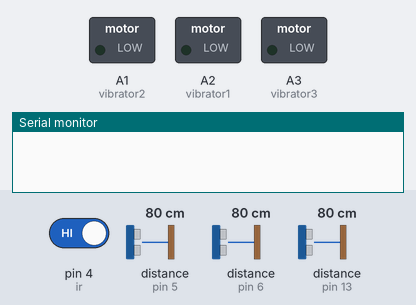
The sketch below on a simulated Arduino Nano, built with avr-gcc and run on an emulated ATmega328P. Parts: switched loads named in the sketch (green lamp = pin HIGH), the last lines printed to the serial monitor. Dashed ring = blinking. The test bench sets the inputs (shaded band); at power-on: pin 4 (ir) HIGH, distance to the obstacle (sensors on pin 5, pin 6, pin 13) 80 cm. The echo pulse lasts 58.3 µs per cm; pins used as bus, display or sensor lines are not drawn.

Above: at 1.2 s.
1.3 s: pin 4 (ir) driven LOW
2.8 s: distance to the obstacle (sensor on pin 5) set to 54 cm
4.3 s: distance to the obstacle (sensor on pin 5) set to 45 cm
At 4.98 s:
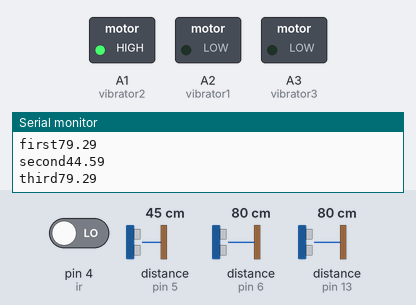
7.3 s: distance to the obstacle (sensor on pin 6) set to 55 cm
10.3 s: distance to the obstacle (sensor on pin 6) set to 45 cm
At 10.51 s:
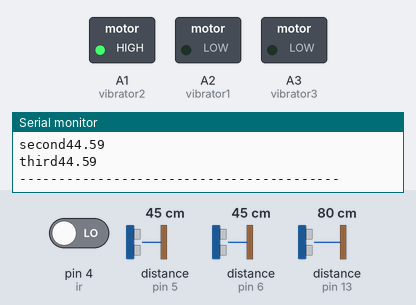
13.3 s: distance to the obstacle (sensor on pin 13) set to 55 cm
16.3 s: distance to the obstacle (sensor on pin 13) set to 46 cm
At 20.2 s:
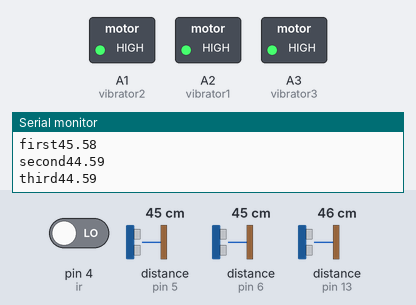
Timing chart, 0 to 20.3 s (numbered marks = the images above; inputs shaded):
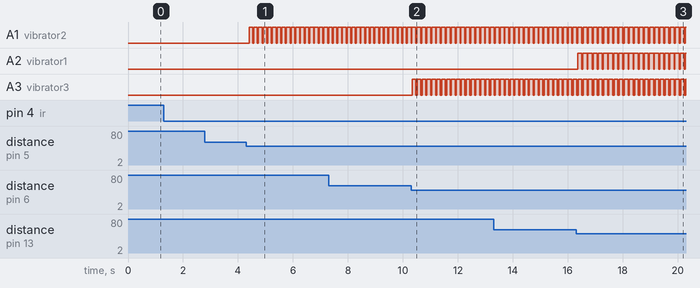

Measured:
- the behaviour switches between 51 and 50 cm on distance to the obstacle (sensor on pin 5) (found by bisection; images 0 and 1)
- the behaviour switches between 51 and 50 cm on distance to the obstacle (sensor on pin 6) (found by bisection; images 1 and 2)
- the behaviour switches between 51 and 50 cm on distance to the obstacle (sensor on pin 13) (found by bisection; images 2 and 3)
- after the input at 4.3 s, A1 (vibrator2): alternates HIGH for 0.14 s and LOW for 0.04 s, starting after 0.10 s
- after the input at 10.3 s, A3 (vibrator3): alternates HIGH for 0.14 s and LOW for 0.04 s, starting at once
- after the input at 16.3 s, A2 (vibrator1): alternates HIGH for 0.16 s and LOW for 0.03 s, starting after 0.06 s

The sketch:

Nano.ino
```cpp
int echo1 = 13;
int trigger1 = 10;
int echo2 = 5;
int echo3 = 6;


//
int trigger2 = 3;
int trigger3 = 11;


int ir = 4;


double timer1 ;
double timer2 ;
double timer3 ;
double distance1;
double distance2;
double distance3;
 int vibrator1 = A2;
 int vibrator2 = A1;
 int vibrator3 = A3;


void setup() {

  // put your setup code here, to run once:
  pinMode(echo1, INPUT);
  pinMode(ir,INPUT);
  pinMode(trigger1, OUTPUT);
   pinMode(echo2, INPUT);
  pinMode(trigger2, OUTPUT);
   pinMode(echo3, INPUT);
  pinMode(trigger3, OUTPUT);
  pinMode(vibrator1, OUTPUT);
   pinMode(vibrator2, OUTPUT);
  Serial.begin(9600);
}

void loop() {
  if (digitalRead(ir)==0){
  analogWrite(vibrator1,0);
  analogWrite(vibrator2,0);
  analogWrite(vibrator3,0);
  // put your main code here, to run repeatedly:

    digitalWrite(trigger1, LOW);

  delay(1);
  digitalWrite(trigger1, HIGH);

  delay(1);
  digitalWrite(trigger1, LOW);
  timer1 = pulseIn(echo1, HIGH);
//  timer3 = pulseIn(echo3,HIGH);

    digitalWrite(trigger2, LOW);

  delay(1);
  digitalWrite(trigger2, HIGH);

  delay(1);
  digitalWrite(trigger2, LOW);


    timer2 = pulseIn(echo2,HIGH);


digitalWrite(trigger3, LOW);

  delay(1);
  digitalWrite(trigger3, HIGH);

  delay(1);
  digitalWrite(trigger3, LOW);


    timer3 = pulseIn(echo3,HIGH);


  distance1 = timer1 * 0.017;
  distance2 = timer2 * 0.017;
  distance3 = timer3 * 0.017;
  Serial.println("-----------------------------------------");
  Serial.print("first");
  Serial.println(distance1);
  Serial.print("second");
Serial.println(distance2);
Serial.print("third");
Serial.println(distance3);


if (distance1<50){
  analogWrite(vibrator1,700);
  delay(10);
}
if (distance2<50){
  analogWrite(vibrator2,700);
  delay(10);
}
if (distance3<50){
  analogWrite(vibrator3,700);
  delay(10);
}
delay(125);
}
else{
 digitalWrite(vibrator2, LOW);
 digitalWrite(vibrator1, LOW);
 digitalWrite(vibrator3,LOW);


}

}
```
